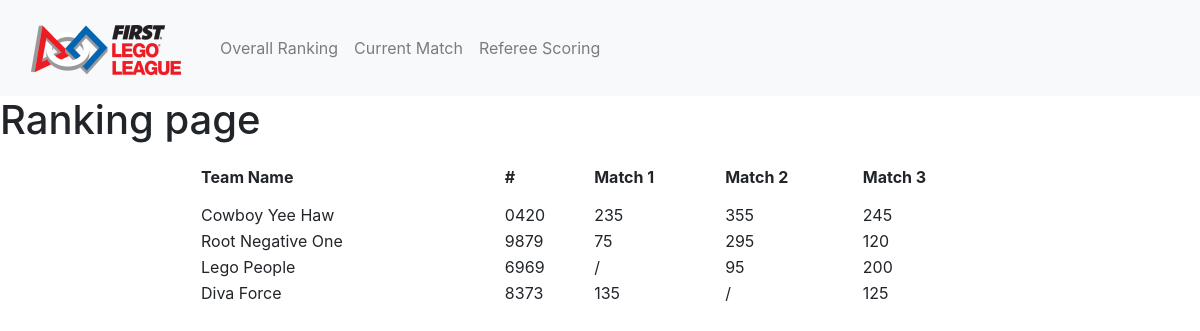
/, run on an earlier commit of the app's database.
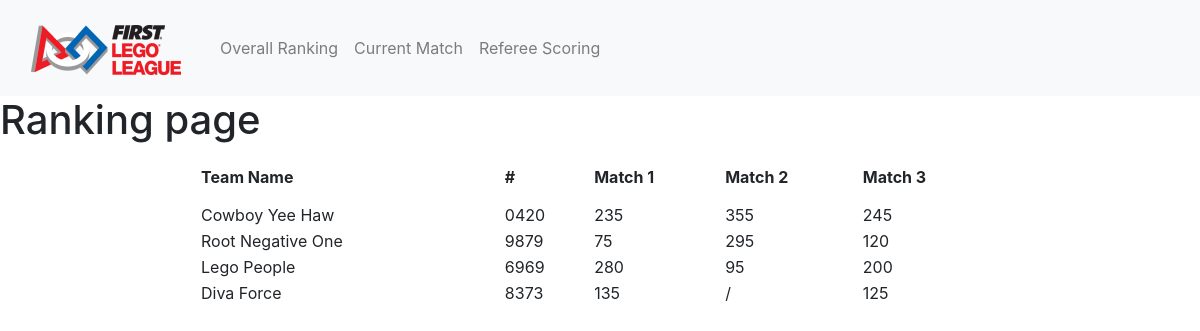
And on a later commit of the database.
### scoring_system/models.py (models this page shows, shortened)
class Team(models.Model):
    name = models.CharField(max_length=50)
    number = models.CharField(max_length=5)
    match1 = models.CharField(max_length=4, blank=True, default="/")
    match2 = models.CharField(max_length=4, blank=True, default="/")
    match3 = models.CharField(max_length=4, blank=True, default="/")
    def highest(self):
        score1 = 0
        score2 = 0
        score3 = 0
        if self.match1 != "/":
            score1 = int(self.match1)
        if self.match2 != "/":
            score2 = int(self.match2)
        if self.match3 != "/":
            score3 = int(self.match3)
        return max([score1, score2, score3])

### scoring_system/views.py (the view)
# urls.py: path('', views.team_rankings),
def team_rankings(request): # Scoreboard/rankings of teams
    context = {
        'teams': sorted(Team.objects.all(), key=lambda x: x.highest(), reverse=True)
    }
    return render(request, 'scoring_system/rankings.html', context)

### scoring_system/templates/scoring_system/rankings.html (shortened to what this page needs)
{% extends 'scoring_system/base.html' %}
{% load static %}
{% block head %}
    <link rel="stylesheet" href="{% static 'scoring_system/css/rankings.css' %}">
{% endblock %}
{% block content %}
    <h1>Ranking page</h1>
    <table class="rankings">
            <tr>
                <th class="name-header">Team Name</th>
                <th class="no-header">#</th>
                <th class="match-header">Match 1</th>
                <th class="match-header">Match 2</th>
                <th class="match-header">Match 3</th>
            </tr>
        {% for team in teams %}
            <tr>
                <td>{{ team.name }}</td>
                <td>{{ team.number }}</td>
                <td class="score">{{ team.match1 }}</td>
                <td class="score">{{ team.match2 }}</td>
                <td class="score">{{ team.match3 }}</td>
            </tr>
        {% endfor %}
    </table>
{% endblock %}

What changed in the data, as far as the page shows it:
changed Team "Lego People": match1 "/" → "280"
